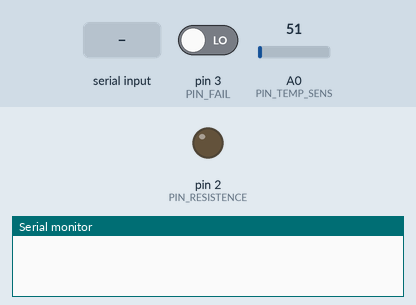
Simulated run of this sketch. Board: Arduino Uno, built with avr-gcc and run on an emulated ATmega328P. Parts: output pins drawn as LEDs (lit = HIGH), the last lines printed to the serial monitor. The test bench sets the inputs (shaded band); at power-on: pin 3 (PIN_FAIL) LOW, A0 (PIN_TEMP_SENS) = 51.

Above: at 1.2 s.
1.3 s: "90,45," received over Serial
2.8 s: "90," received over Serial
At 4.0 s:
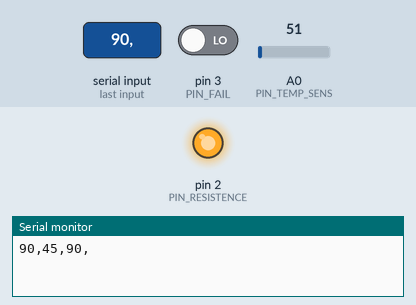
4.3 s: pin 3 (PIN_FAIL) driven HIGH
At 5.1 s:
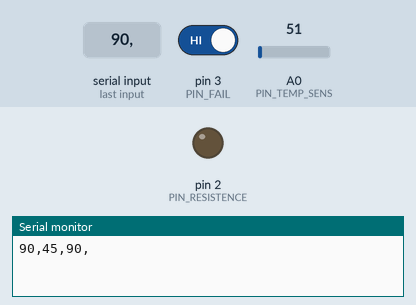
Timing chart, 0 to 7.3 s (numbered marks = the images above; inputs shaded):
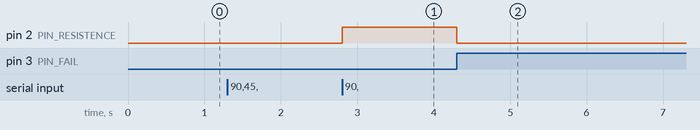

Measured:
- after the input at 2.8 s, pin 2 (PIN_RESISTENCE): LOW → HIGH at once
- after the input at 4.3 s, pin 2 (PIN_RESISTENCE): HIGH → LOW at once

The sketch:

TemperatureControl.ino
```cpp
// (licence header left out)
#include "BqBus.h"
#include "BqBusRegs.h"
#include "Furnace.h"

BqBus bqBus(BqBusRegs::getSize());        //Instance to share registers with pcApp application
BqBusRegs pcApp(&bqBus);                  //Instance to handle bqBus registers of pcApp (Temperature Control.exe)
Furnace furnace;                          //Instance to control furnace

void setup() {
    Serial.begin(9600);                           //Initialize serial port
    bqBus.setBus(&Serial);                        //Set serial port used to communicate with pcApp application
    pinMode(PIN_RESISTENCE, OUTPUT);              //Configure output to control furnace resistence
    pinMode(PIN_FAIL, INPUT);                     //Configure input to detect general failures on system
    pinMode(PIN_TEMP_SENS, INPUT);                //Configure input to read temperature sensor
}

void loop() {
    bqBus.communicationTask();                                   //Performs communication betteen arduino and pcApp application

    furnace.setAutomatic(pcApp.getAutomaticToggle());            //Set furnace automatic parameter from automatic toggle interface control
    furnace.setSetPoint(pcApp.getParameterSetPoint());           //Set furnace set-point parameter from set-point text box interface control
    furnace.setHisteresis(pcApp.getParameterHisteresis());       //Set histeresis parameter from histeresis text box interface control
    furnace.setResistenceStatus(pcApp.getFurnaceToggle());       //Set resistence status parameter from furnace toggle interface control

    pcApp.setFurnaceStatus(furnace.getStatus());                 //Set furnace status interface control from furnace status property
    pcApp.setFurnaceTemperature(furnace.getTemperature());       //Set furnace temperature indicator control from furnace temperature property

    furnace.task();                                              //Furnace controller task
}
```

BqBus.cpp
```cpp
// (licence header left out)
#include "BqBus.h"

/**
 * @brief Construct a new Bq Bus:: Bq Bus object
 *
 * @param size regs count
 */
BqBus::BqBus(size_t size){
    this->size = size;
    delete [] this->data;
    delete [] this->dataChanged;
    this->data = new int [size];
    this->dataChanged = new bool [size];
    for (size_t i = 0; i < size; i++){
        this->data[i] = 0;
        this->dataChanged[i] = false;
    }
}

/**
 * @brief Set bus of communication
 *
 * @param bus Stream or Serial instance
 */
void BqBus::setBus(Stream *bus){
    this->bus = bus;
}

/**
 * @brief Performs communication beetween devices
 *
 */
void BqBus::communicationTask(){
    if(this->bus->available()){
        String reg;
        if (this->idx < size){
            reg = this->bus->readStringUntil(',');
        }else{
            reg = this->bus->readStringUntil('\n');
        }
        this->processReg(reg);
    }
}

/**
 * @brief Set register value
 *
 * @param address address of register
 * @param value new value
 */
void BqBus::setReg(uint16_t address, int value){
    data[address] = value;
    dataChanged[address] = true;
}

/**
 * @brief Get register value
 *
 * @param address address of register
 * @return int value of register
 */
int BqBus::getReg(uint16_t address){
    return(data[address]);
}

/**
 * @brief Process recieved register
 *
 * @param reg register content to be processed
 */
void BqBus::processReg(String reg){
    if(!this->dataChanged[idx]){
        this->data[idx] = reg.toInt();
    }
    this->dataChanged[idx] = false;
    this->bus->print(data[idx]);
    idx++;
    if (this->idx < size){
        this->bus->print(',');
    }else{
        this->bus->print('\n');
        idx = 0;
    }
}
```

BqBus.h
```cpp
// (licence header left out)
#ifndef __BQBUS__H__
#define __BQBUS__H__

#include <Stream.h>

/**
 * @brief Class to handle BqBus communication
 *
 */
class BqBus
{
private:
    Stream *bus;
    int *data;
    bool *dataChanged;
    size_t size, idx;
    void processReg(String reg);
public:
    BqBus(size_t size);
    void setBus(Stream *bus);
    void communicationTask();
    void setReg(uint16_t address, int value);
    int getReg(uint16_t address);
};

#endif  //!__BQBUS__H__
```

BqBusRegs.h
```cpp
// (licence header left out)
#ifndef __BQBUSREGS__H__
#define __BQBUSREGS__H__

#include "BqBus.h"

/**
 * @brief Registers handler
 *
 */
class BqBusRegs{
private:

    /**
     * @brief Registers address map
     */
    enum Regs{
        AutomaticControl,          //Register Address for Auto/Manual Control Toggle
        FurnaceControl,            //Register Address for Furnace Control Toggle
        ParameterSetPoint,         //Register Address for Set-Point Parameter
        ParameterHisteresis,       //Register Address for Histeresis Parameter
        FurnaceStatus,             //Register Address for Furnace Control Status
        FurnaceTemperature,        //Register Address for Furnace Temperature
        LastRegister,              //Last register address used to get registers count
    };

    BqBus *bqBus;                  //Pointer to BqBus instance of handled registers

public:
    BqBusRegs(BqBus *bqBus){ this->bqBus = bqBus; }                                                             //Initialize BqBusRegs Handler
    bool getAutomaticToggle(){ return bqBus->getReg(Regs::AutomaticControl); }                                  //Get automatic toggle value
    bool getFurnaceToggle(){ return bqBus->getReg(Regs::FurnaceControl); }                                      //Get furnace toggle
    int getParameterSetPoint() { return bqBus->getReg(Regs::ParameterSetPoint); }                               //Get set-point textbox parameter value
    int getParameterHisteresis() { return bqBus->getReg(Regs::ParameterHisteresis); }                           //Get histeresis textbox parameter value
    void setFurnaceStatus(int status) { bqBus->setReg(Regs::FurnaceStatus, status); }                           //Set furnace status indicator value
    void setFurnaceTemperature(int tempereture) { bqBus->setReg(Regs::FurnaceTemperature, tempereture); }       //Set furnace temperature indicator value
    static int getSize(){ return LastRegister; }                                                                //Get registers map size
};

#endif  //!__BQBUSREGS__H__
```

Furnace.cpp
```cpp
// (licence header left out)
#include "Furnace.h"

Furnace::Furnace(){

};

/**
 * @brief Getters and Setters
 */

int Furnace::getTemperature(){
    return temp;
}

int Furnace::getStatus(){
    return this->status;
}

void Furnace::setAutomatic(bool automatic){
    this->automatic = automatic;
}

void Furnace::setSetPoint(int setPoint) {
    this->setPoint = setPoint;
}

void Furnace::setHisteresis(int histeresis) {
    this->histeresis = histeresis;
}

void Furnace::setResistenceStatus(bool resistenceStatus) {
    if(!automatic) this->resistenceStatus = resistenceStatus;
}

/**
 * @brief Update inputs variables of controller
 *
 */
void Furnace::updateInputs(){
    temp = analogRead(PIN_TEMP_SENS);
    fail = digitalRead(PIN_FAIL);
    this->status = fail ? FurnaceStatus::Fail : (resistenceStatus ? FurnaceStatus::TurnedOn : FurnaceStatus::TurnedOff);
}

/**
 * @brief Process inputs and update outputs variables of controller
 *
 */
void Furnace::updateOutputs(){
    static int histereseStatus = 0;
    if(automatic){
        if(temp < setPoint && histereseStatus == 0){
            resistenceStatus = true;
            histereseStatus = 1;
        }
        if(temp > setPoint && histereseStatus == 1){
            resistenceStatus = false;
            histereseStatus = 2;
        }
        if((temp + histeresis) < setPoint && histereseStatus == 2){
            histereseStatus = 0;
        }
    }else{
        histereseStatus = 0;
    }
    if(fail){
        resistenceStatus = false;
    }
    digitalWrite(PIN_RESISTENCE, resistenceStatus);
}

/**
 * @brief Furnace controller task
 *
 */
void Furnace::task(){
    updateInputs();
    updateOutputs();
}
```

Furnace.h
```cpp
// (licence header left out)
#ifndef __FURNACE__H__
#define __FURNACE__H__

#include <Arduino.h>

#define PIN_RESISTENCE 2        //Output to control resistence furnace actuator
#define PIN_FAIL 3              //Output to detect general system failure
#define PIN_TEMP_SENS A0        //Input to read teperature sensor (0-5V)

/**
 * @brief Furnace controller class
 *
 */
class Furnace{
private:

    /**
     * @brief Enumeration of furnace possible status
     */
    enum FurnaceStatus
    {
        TurnedOff,        //Furnace is on
        TurnedOn,         //Furnace is off
        Fail              //Furnace general fail
    };

    FurnaceStatus status;       //Status of furnace
    bool automatic;             //Status of automatic control
    bool fail;                  //Status of furnace fail
    bool resistenceStatus;      //Status of resistence
    int temp;                   //Current temperature value
    int setPoint;               //Set-point parameter value
    int histeresis;             //Histeresis parameter value

    void updateInputs();        //Update inputs variables of controller
    void updateOutputs();       //Process inputs and update outputs variables of controller

public:
    Furnace();                                             //Default contructor
    int getTemperature();                                  //Get current furnace temperature
    int getStatus();                                       //Get furnace status
    void setAutomatic(bool automatic);                     //Set automatic status
    void setSetPoint(int setPoint);                        //Set set-point parameter
    void setHisteresis(int histeresis);                    //Set histeresis parameter
    void setResistenceStatus(bool resistenceStatus);       //Set resistence status if automatic is off
    void task();                                           //Furnace controller task
};

#endif  //!__FURNACE__H__
```
